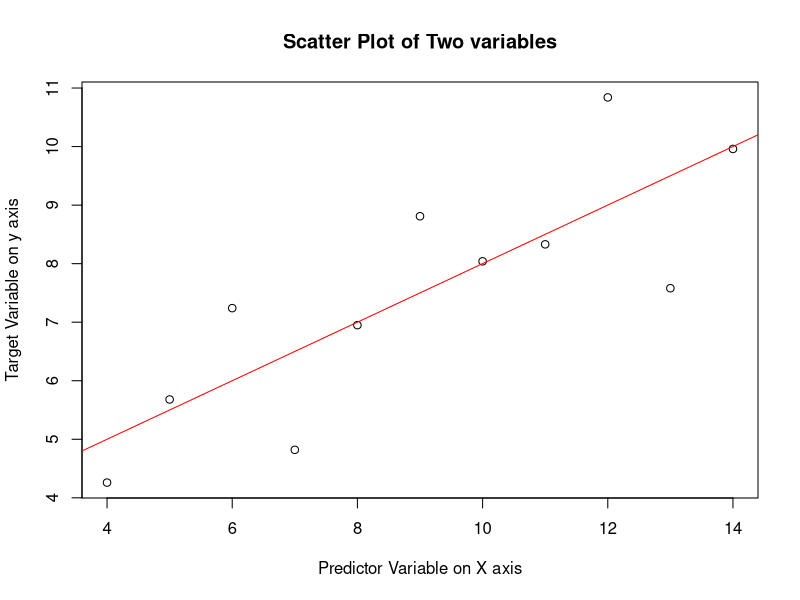
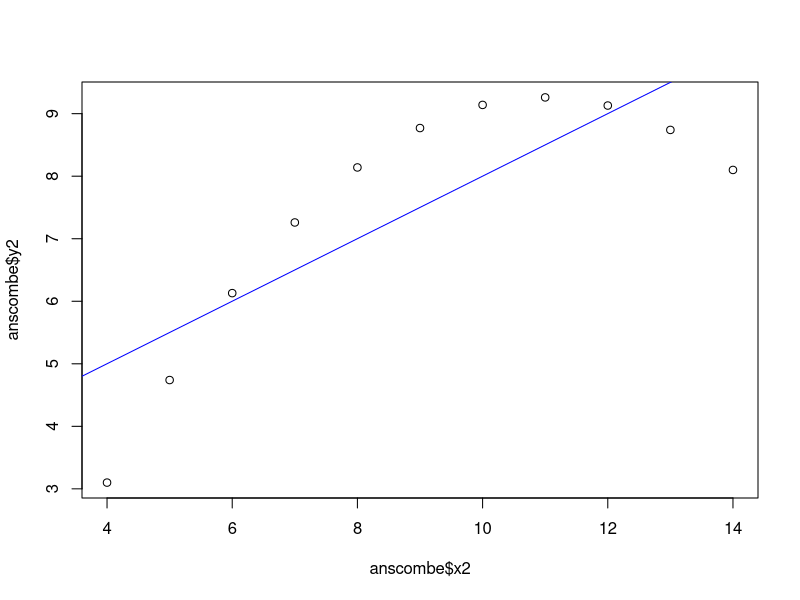
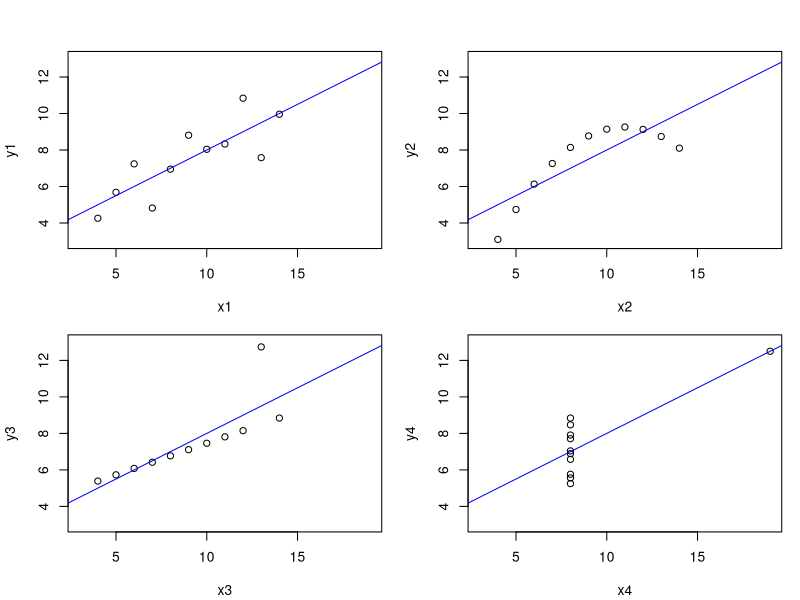
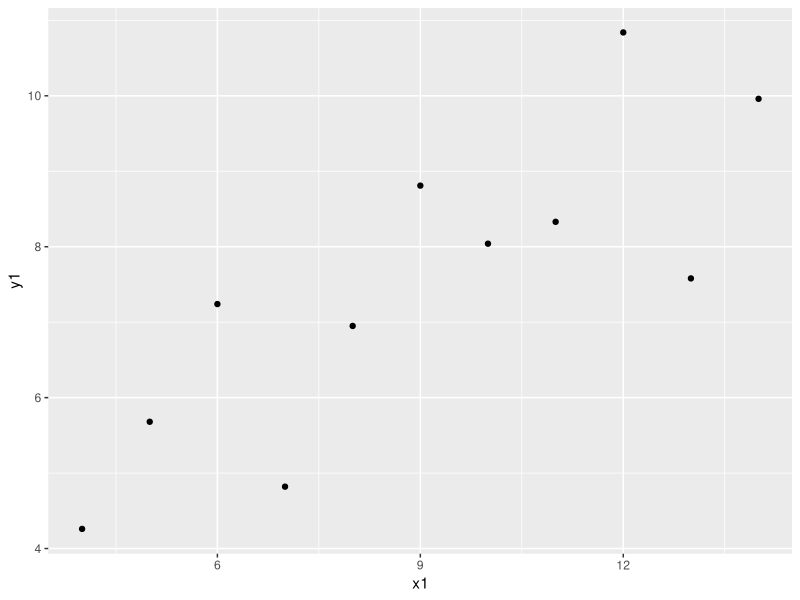
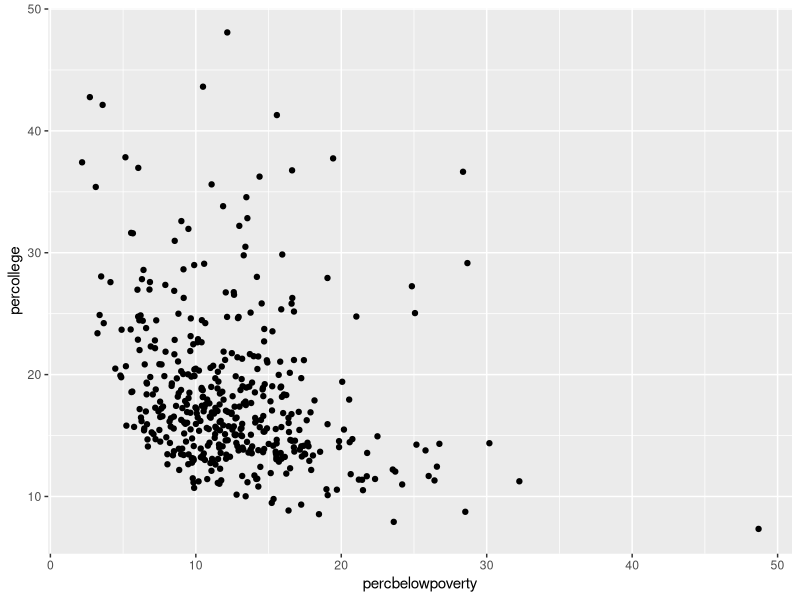
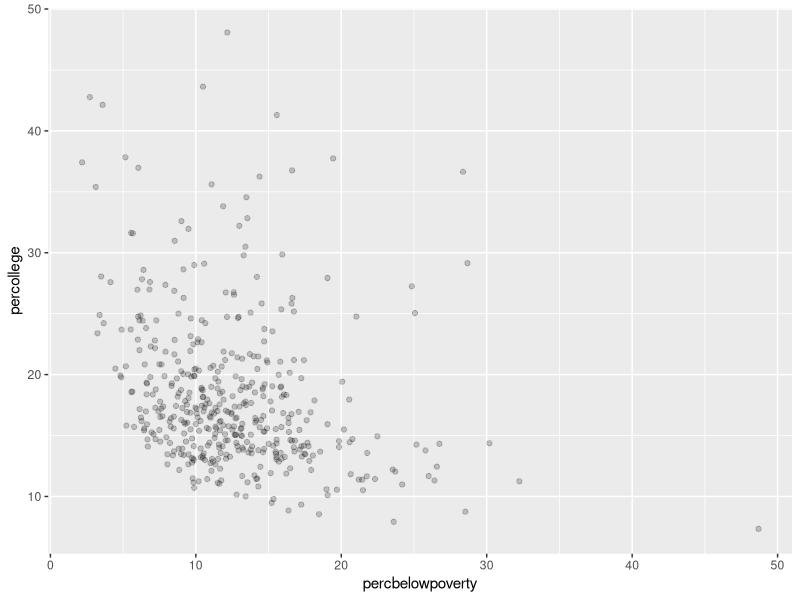
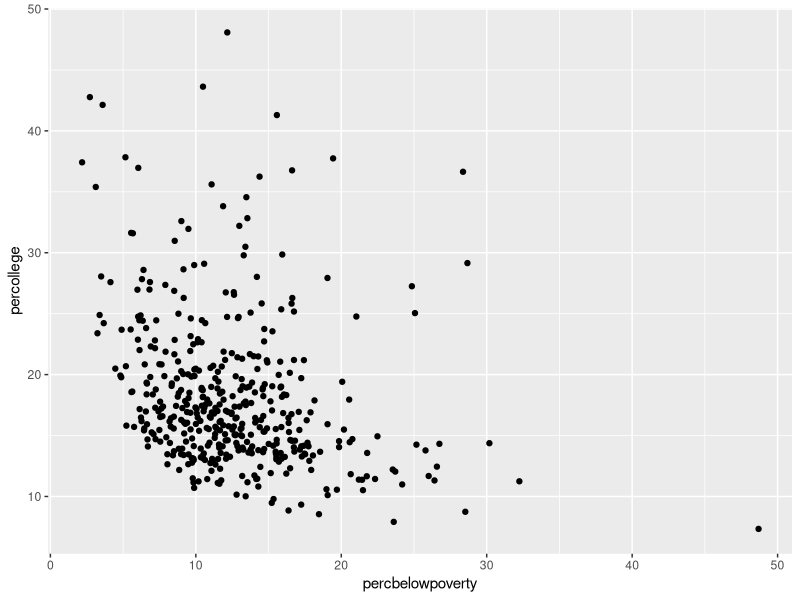
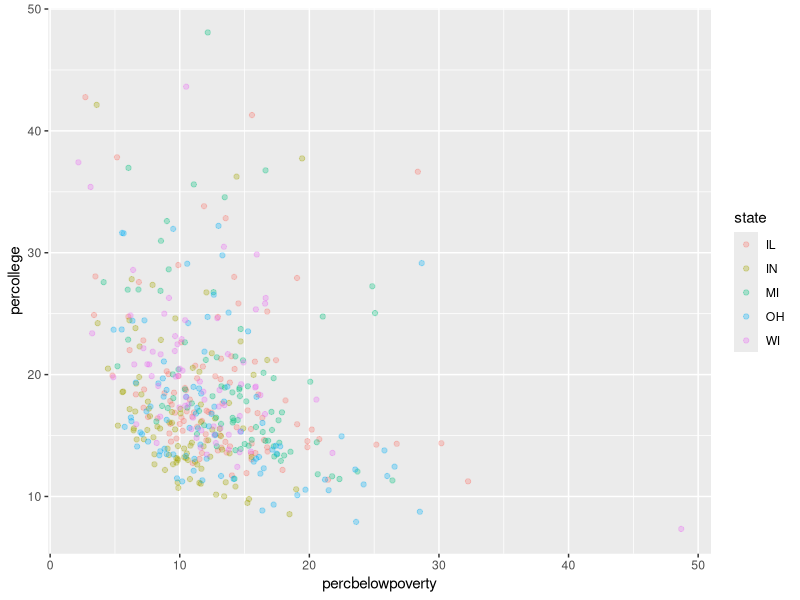

The R script that drew these images, in order:
###########################################
# Tutorial 4: Correlation & Regression in R
###########################################

#### Goals:
#### 1. Learn how to make scatterplots in R, using base graphics and ggplot
#### 2. Learn how to use lm() and predict() to run a regression analysis

#install.packages("tidyverse")
library(ggplot2)

#################
# Loading in data
#################

#For today's class we will be using two built-in datasets from R and ggplot,
#"anscombe" and "midwest"

#loading built-in datasets
?data()

data("midwest")
data("anscombe")

##################
# Plots of Scatter
##################

#Scatter plots are your most useful tool for visualising the relationship 
#between two continuous variables

plot(anscombe$x1, anscombe$y1,
     main = "Scatter Plot of Two variables",
     xlab = "Predictor Variable on X axis",
     ylab = "Target Variable on y axis")

#We can run a simple linear regression on these two variables using the lm()
#function

lm(anscombe$y1 ~ anscombe$x1) #we use the tilde (~) operator to signify that
#the first variable *depends on* the second, with respect to the regression.

#lm() gives us the intercept and the slope for the regression. An easy way
#to plot this line is using abline() and calling the lm() function within it:

abline(lm(anscombe$y1 ~ anscombe$x1), col = "red") #this adds the line to our
#existing plot

################
# Quick Exercise
################

#Use the plot() function to make a scatter plot of the relationship between x2
#and y2 in the anscombe dataset. Add a regression line to the plot. What do you
#notice?

plot(anscombe$x2, anscombe$y2)
abline(lm(anscombe$y2 ~ anscombe$x2), col = "blue")

#############
# Correlation
#############

#When we measure the correlation between two variables, we are trying to put a
#number (between -1 and 1) on their association, i.e. do high values of x 
#correspond with high values of y, do low values correspond with low values?
#The metric we use to measure this is Pearson's correlation coefficient (r), 
#also called the product-moment correlation. We encountered this last week in 
#the cor() function:

cor(anscombe$x1, anscombe$y1)

#with the anscombe data.frame we have a typical coding puzzle: four x columns,
#and four y columns. How do we run a correlation on each paired column without
#endless copy-pasting? Write a "for" loop!

cors <- NULL #create a null object for our correlation results

for(i in 1:4) { #write a for loop to iterate through the x and y columns
  cors[i] <- cor(anscombe[paste0("x", i)], anscombe[paste0("y", i)])
}

cors

#It turns out our data have identical correlation coefficients. Let's plot them
#to see what they all look like (don't worry about the code here)

fmla <- y ~ x
op <- par(mfrow = c(2, 2), mar = 0.1+c(4,4,1,1), oma =  c(0, 0, 2, 0))
for(i in 1:4) {
  fmla[2:3] <- lapply(paste0(c("y","x"), i), as.name)
  plot(fmla, data = anscombe, xlim = c(3, 19), ylim = c(3, 13))
  abline(lm(fmla, data = anscombe), col = "blue")
}
par(op)

#the Anscombe dataset is actually a famous teaching set in statistics. It shows
#the dangers of relying on statistical output and not visualising your data.

?anscombe

# You may also want to check out this url in your own time: 
# https://www.autodesk.com/research/publications/same-stats-different-graphs 

########
# ggplot
########

#the ggplot package is probably now the most popular way of plotting in R. "Gg"
#stands for "grammar of graphics", and the package uses a specific syntax for
#plotting based upon the work of Leland Wilkinson. A good introduction to ggplot
#is provided in the Wickham/Grolemund "R for Data Science" book, which is 
#available online: https://r4ds.had.co.nz/data-visualisation.html

# A simple ggplot

ggplot(aes(x = x1, y = y1), data = anscombe) +
  geom_point()

#to use ggplot, rather than the plot() function, we call the ggplot() function.
#We supply to it our x and y arguments *inside* the aes() function, and our data
#using the argument data=. We then *add* the type of plot we want as a *geom*
#using the + operator. Here, we want a scatter plot, which is geom_point().

################
# Quick Exercise
################

#Inspect the "midwest" dataset. Using ggplot(), plot a scatterplot of the
#percent college educated as the predictor (x), and percent of people below 
#the poverty line as the target (y)

?midwest
str(midwest)

ggplot(aes(percbelowpoverty, percollege), data = midwest) +
  geom_point()

###############################
# Lots of Data Makes Me Jittery
###############################

#there are a couple of ways that ggplot makes life easier for us. Firstly, the
#syntax is a bit less punishing than base plotting. Secondly, there are a lot
#of advanced graphing tools we can use with minimal fuss. Some of these help
#when we have lots of data in our scatterplot. Try the following code:

ggplot(aes(percbelowpoverty, percollege), data = midwest) +
  geom_point(alpha = 0.2)

#adding the *alpha* argument to a scatter plot creates transparency, so we can
#see the "busy" areas of our plot more easily

ggplot(aes(percbelowpoverty, percollege), data = midwest) +
  geom_point(position = "jitter")

#supplying "jitter" to the position = "argument" adds a small amount of random
#noise to the scatter plot. Here it doesn't make a lot of difference, but it
#can help when your scatter plot has over-plotting issues (many points on the
#same spot)

####################
# Facet-nating Plots
####################

#another big help with ggplot is the ability to facet your plots. Take a look
#at these two plots

ggplot(aes(percbelowpoverty, percollege, colour = state), data = midwest) +
  geom_point(alpha = 0.3)

ggplot(aes(percbelowpoverty, percollege), data = midwest) +
  geom_point(alpha = 0.2) +
  facet_wrap(~state)

#in the first plot, we supply the categorical variable "state" to the colour =
#argument. It gives us a nice plot, but it's quite busy. In the second, we use
#the facet_wrap() geom function to make a separate plot for each category of
#the "state" variable.

################
# Quick Exercise
################

#Make a quick ggplot of "percbelowpoverty" and "percollege", including faceting 
#on the "inmetro" variable. In the call to aes() in the ggplot() function, 
#supply the variable "popadults" to the size = argument

ggplot(aes(percbelowpoverty, percollege, size = popadults), data = midwest) +
  geom_point(alpha = 0.2) +
  facet_wrap(~inmetro)


############
# Regression
############

#We were already introduced to the lm() function at the beginning of class. 
#Let's use it now to analyse the relationship between college education and 
#poverty. 

coll_pov <- lm(percbelowpoverty ~ percollege, data = midwest)
summary(coll_pov)

#We know how to plot this in base R:

plot(percbelowpoverty ~ percollege, data = midwest)
abline(lm(percbelowpoverty ~ percollege, data = midwest), col = "blue")

#But how do we plot this using ggplot?

ggplot(aes(percollege, percbelowpoverty), data = midwest) +
  geom_point() +
  geom_smooth(method = "lm", formula = y ~ x)

#Remember, when you assign the output of lm() to an object, you get an object
#of class...

class(coll_pov)

#An object of class "lm" contains a lot of useful data

str(coll_pov)

#we can plot our residuals!
coll_pov_resid <- resid(coll_pov) #a function for extracting the residuals from
#a model object
plot(midwest$percollege, coll_pov_resid)
abline(h = 0, col = "red")

#with ggplot:
ggplot(aes(midwest$percollege, coll_pov_resid), data = NULL) +
  geom_point(alpha = 0.4) +
  geom_smooth()

############
# Predicting
############

#the lm() function gives us a model as an output, i.e. an intercept and a 
#slope coefficient. We can use these to *predict* the results for other data,
#by suppling our "lm" class object to the predict() function alongside a 
#data.frame of data we want to predict (you need the same variable name in your
#new data as you used in your model). Let's try that:

class(coll_pov)
new_df <- data.frame(percollege = c(runif(30, 0, 50))) #making a random vector 
#with similar characteristics to percollege
predict(coll_pov, newdata = new_df)

#what does predict do? It just fits our new data to the model. As you see
#when we plot it, we just get our regression line.
plot(new_df$percollege, predict(coll_pov, newdata = new_df)) 

?predict()
